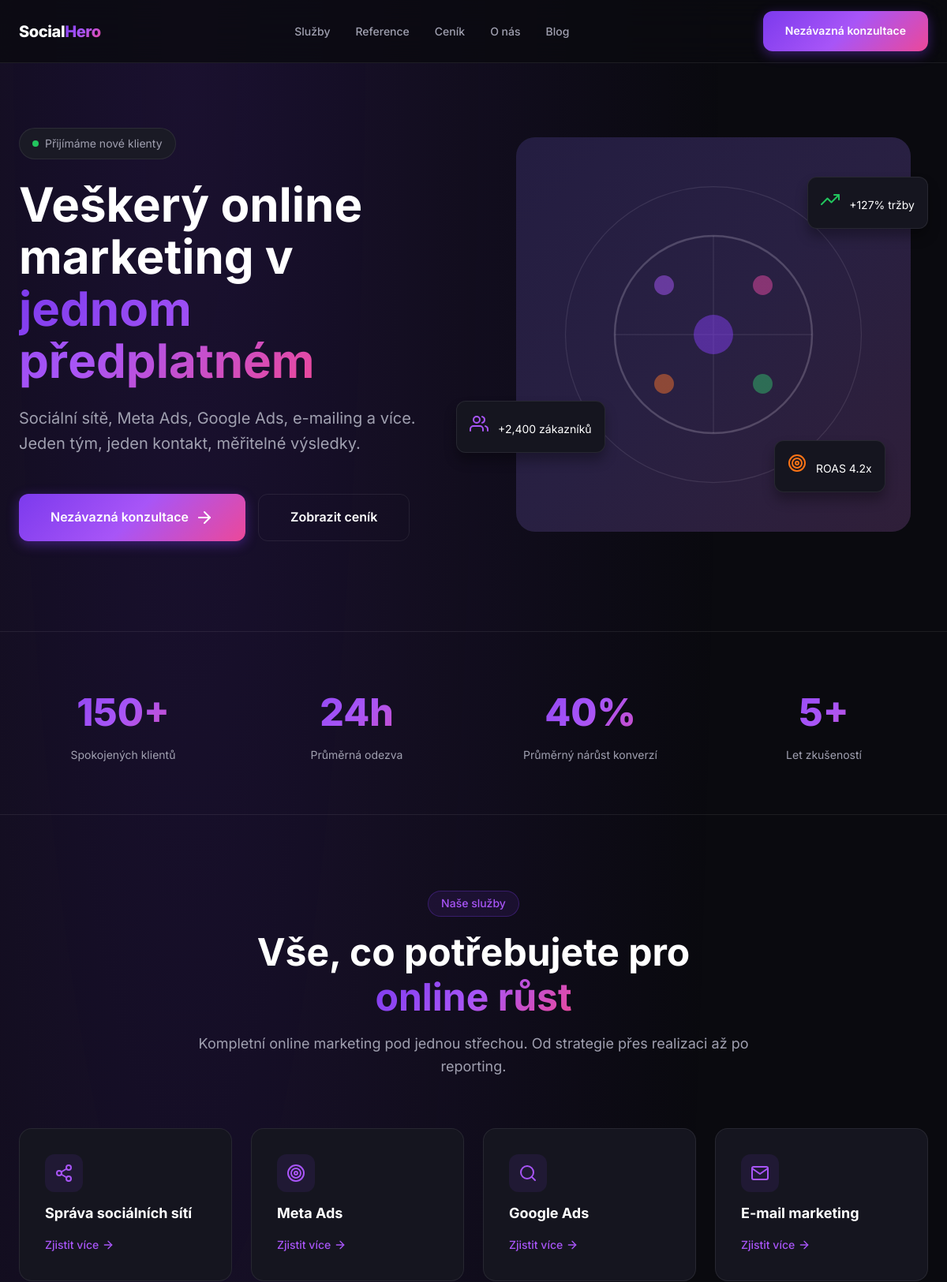
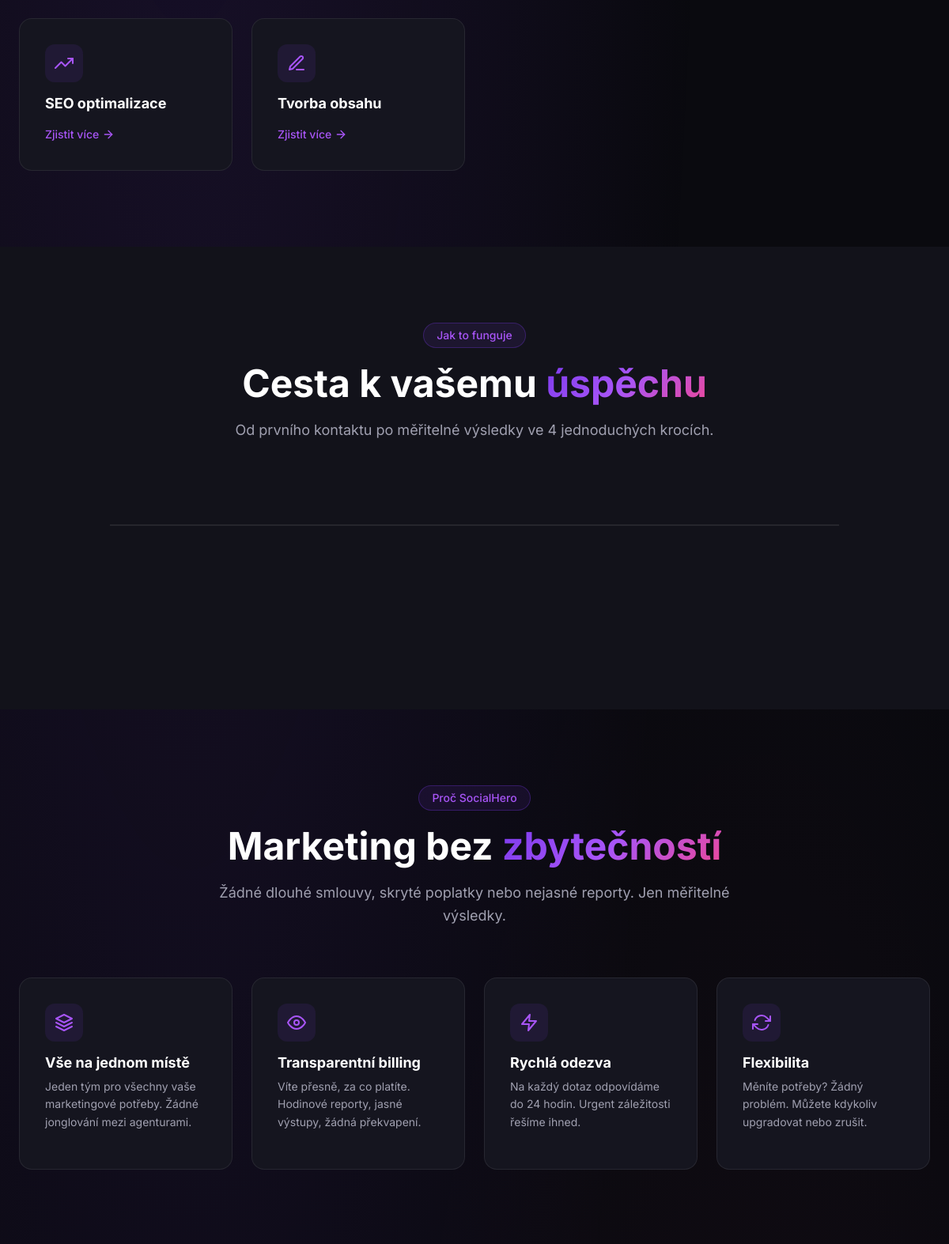
The page / (upper part) on the database its author committed (2 pictures, top to bottom).
### tables this page shows
CREATE TABLE IF NOT EXISTS `services` (
    `id` INT UNSIGNED NOT NULL AUTO_INCREMENT,
    `slug` VARCHAR(255) NOT NULL UNIQUE,
    `title` VARCHAR(255) NOT NULL,
    `short_description` VARCHAR(500) DEFAULT NULL,
    `description` LONGTEXT,
    `icon` VARCHAR(50) DEFAULT NULL,
    `features` JSON DEFAULT NULL,
    `meta_title` VARCHAR(255) DEFAULT NULL,
    `meta_description` TEXT DEFAULT NULL,
    `sort_order` INT NOT NULL DEFAULT 0,
    `is_active` TINYINT(1) NOT NULL DEFAULT 1,
    `created_at` DATETIME NOT NULL DEFAULT CURRENT_TIMESTAMP,
    `updated_at` DATETIME NOT NULL DEFAULT CURRENT_TIMESTAMP ON UPDATE CURRENT_TIMESTAMP,
    PRIMARY KEY (`id`),
    INDEX `idx_slug` (`slug`),
    INDEX `idx_active` (`is_active`),
    INDEX `idx_sort` (`sort_order`)
);

### app/Views/pages/home.php (the view, shortened to what the rows shown need)
<section class="hero">
    <div class="hero__container container">
        <div class="hero__content">
            <div class="hero__badge">
                <span class="hero__badge-dot"></span>
                Přijímáme nové klienty
            </div>
            <h1 class="hero__title">
                Veškerý online marketing v
                <span class="text-gradient">jednom předplatném</span>
            </h1>
            <p class="hero__subtitle">
                Sociální sítě, Meta Ads, Google Ads, e-mailing a více.
                Jeden tým, jeden kontakt, měřitelné výsledky.
            </p>
            <div class="hero__actions">
                <a href="<?= \App\Core\View::url('/kontakt') ?>" class="btn btn--primary btn--large">
                    Nezávazná konzultace
                    <i data-feather="arrow-right"></i>
                </a>
                <a href="<?= \App\Core\View::url('/cenik') ?>" class="btn btn--secondary btn--large">
                    Zobrazit ceník
                </a>
            </div>
        </div>
        <div class="hero__visual">
            <div class="hero__image">
            </div>
            <div class="hero__float hero__float--1">
                <i data-feather="trending-up" style="color: #22c55e;"></i>
                <span style="font-size: 0.875rem; margin-left: 0.5rem;">+127% tržby</span>
            </div>
            <div class="hero__float hero__float--2">
                <i data-feather="users" style="color: #a855f7;"></i>
                <span style="font-size: 0.875rem; margin-left: 0.5rem;">+2,400 zákazníků</span>
            </div>
            <div class="hero__float hero__float--3">
                <i data-feather="target" style="color: #f97316;"></i>
                <span style="font-size: 0.875rem; margin-left: 0.5rem;">ROAS 4.2x</span>
            </div>
        </div>
    </div>
</section>
<section class="stats">
    <div class="container">
        <div class="stats__grid">
            <?php foreach ($stats as $stat): ?>
            <div class="stats__item">
                <div class="stats__number"><?= $stat['number'] ?></div>
                <div class="stats__label"><?= $stat['label'] ?></div>
            </div>
            <?php endforeach; ?>
        </div>
    </div>
</section>
<section class="section" id="sluzby">
    <div class="container">
        <div class="section__header">
            <span class="section__badge">Naše služby</span>
            <h2 class="section__title">
                Vše, co potřebujete pro
                <span class="text-gradient">online růst</span>
            </h2>
            <p class="section__description">
                Kompletní online marketing pod jednou střechou.
                Od strategie přes realizaci až po reporting.
            </p>
        </div>
        <div class="services__grid">
            <?php foreach ($services as $service): ?>
            <div class="service-card">
                <div class="service-card__icon">
                    <i data-feather="<?= $service['icon'] ?>"></i>
                </div>
                <h3 class="service-card__title"><?= $service['title'] ?></h3>
                <a href="<?= \App\Core\View::url('/sluzby/' . ($service['slug'] ?? '')) ?>" class="service-card__link">
                    Zjistit více
                    <i data-feather="arrow-right"></i>
                </a>
            </div>
            <?php endforeach; ?>
        </div>
    </div>
</section>
<?php if (!empty($processSteps)): ?>
<section class="process section--alt">
    <div class="container">
        <div class="section__header">
            <span class="section__badge">Jak to funguje</span>
            <h2 class="section__title">
                Cesta k vašemu
                <span class="text-gradient">úspěchu</span>
            </h2>
            <p class="section__description">
                Od prvního kontaktu po měřitelné výsledky ve <?= count($processSteps) ?> jednoduchých krocích.
            </p>
        </div>
        <div class="process__timeline">
        </div>
    </div>
</section>
<?php endif; ?>
<section class="section">
    <div class="container">
        <div class="section__header">
            <span class="section__badge">Proč SocialHero</span>
            <h2 class="section__title">
                Marketing bez
                <span class="text-gradient">zbytečností</span>
            </h2>
            <p class="section__description">
                Žádné dlouhé smlouvy, skryté poplatky nebo nejasné reporty.
                Jen měřitelné výsledky.
            </p>
        </div>
        <div class="services__grid">
            <div class="service-card">
                <div class="service-card__icon">
                    <i data-feather="layers"></i>
                </div>
                <h3 class="service-card__title">Vše na jednom místě</h3>
                <p class="service-card__description">
                    Jeden tým pro všechny vaše marketingové potřeby.
                    Žádné jonglování mezi agenturami.
                </p>
            </div>
            <div class="service-card">
                <div class="service-card__icon">
                    <i data-feather="eye"></i>
                </div>
                <h3 class="service-card__title">Transparentní billing</h3>
                <p class="service-card__description">
                    Víte přesně, za co platíte. Hodinové reporty,
                    jasné výstupy, žádná překvapení.
                </p>
            </div>
            <div class="service-card">
                <div class="service-card__icon">
                    <i data-feather="zap"></i>
                </div>
                <h3 class="service-card__title">Rychlá odezva</h3>
                <p class="service-card__description">
                    Na každý dotaz odpovídáme do 24 hodin.
                    Urgent záležitosti řešíme ihned.
                </p>
            </div>
            <div class="service-card">
                <div class="service-card__icon">
                    <i data-feather="refresh-cw"></i>
                </div>
                <h3 class="service-card__title">Flexibilita</h3>
                <p class="service-card__description">
                    Měníte potřeby? Žádný problém.
                    Můžete kdykoliv upgradovat nebo zrušit.
                </p>
            </div>
        </div>
    </div>
</section>

### app/Core/Router.php (shortened to what the rows shown need)
<?php
class Router
{
    private array $routes = [];
    private string $basePath = '';
    public function __construct(string $basePath = '')
    {
        $this->basePath = rtrim($basePath, '/');
    }
    private function addRoute(string $method, string $path, callable|array $handler): void
    {
        if ($path === '/') {
            $fullPath = $this->basePath ?: '/';
        } else {
            $fullPath = $this->basePath . '/' . ltrim($path, '/');
        }
        $fullPath = rtrim($fullPath, '/') ?: '/';
        $pattern = preg_replace('/\{([a-zA-Z_]+)\}/', '(?P<$1>[^/]+)', $fullPath);
        $pattern = '#^' . $pattern . '/?$#';
        $this->routes[] = [
            'method' => $method,
            'path' => $fullPath,
            'pattern' => $pattern,
            'handler' => $handler
        ];
    }
    public function dispatch(): void
    {
        $uri = parse_url($_SERVER['REQUEST_URI'], PHP_URL_PATH);
        $uri = rtrim($uri, '/') ?: '/';
        foreach ($this->routes as $route) {
            if (preg_match($route['pattern'], $uri, $matches)) {
                $params = array_filter($matches, 'is_string', ARRAY_FILTER_USE_KEY);
                if (is_callable($route['handler'])) {
                    call_user_func_array($route['handler'], $params);
                } elseif (is_array($route['handler'])) {
                    [$controller, $action] = $route['handler'];
                    $controllerInstance = new $controller();
                    call_user_func_array([$controllerInstance, $action], $params);
                }
                return;
            }
        }
    }
}

### rows shown on the page
services: title "Správa sociálních sítí"
services: title "Meta Ads"
services: title "Google Ads"
services: title "E-mail marketing"
services: title "SEO optimalizace"
services: title "Tvorba obsahu"

### other values the page prints
$stat['number'] "150+"
$stat['label'] "Spokojených klientů"
$stat['number'] "24h"
$stat['label'] "Průměrná odezva"
$stat['number'] "40%"
$stat['label'] "Průměrný nárůst konverzí"
$stat['number'] "5+"
$stat['label'] "Let zkušeností"
count($processSteps) "4"
